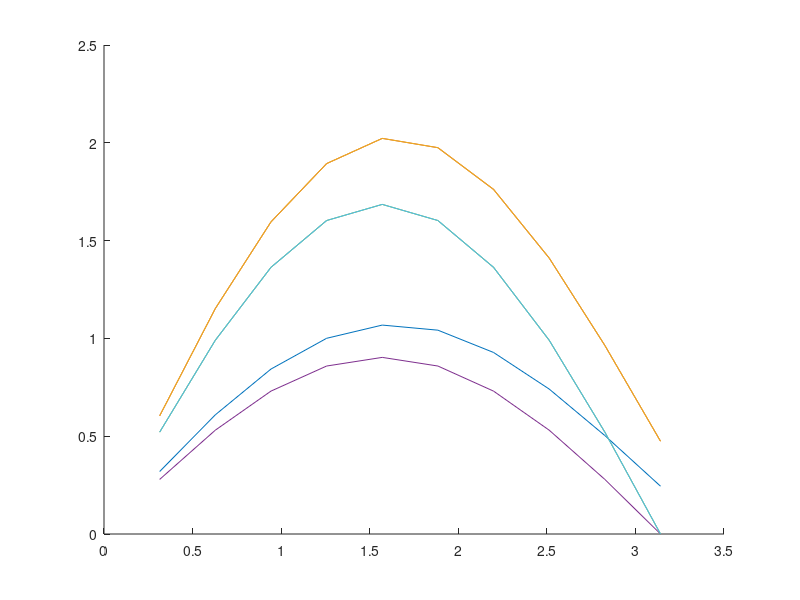
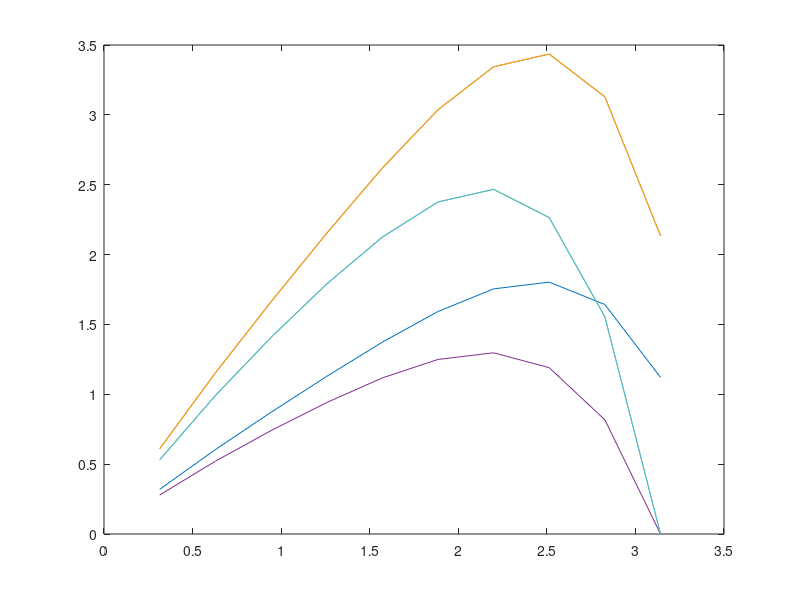

Write MATLAB code to recreate these figures, in order.
clear
clc
close
N = 10;
L = pi();
h = L/(N);
M = 1;
%Boundary Conditions
uo = 0;
uL = 0;
vo = 0;
vL = 0;

A_d = eye(N)*(-4);
A_d = A_d + diag(ones(N-1,1),1);
A_d = A_d + diag(ones(N-1,1),-1);
Aoff = eye(N);
A = sparse((N)*(N), (N)*(N));
for i = 1:N
    A((i-1)*(N)+1:(i-1)*(N)+(N), (i-1)*(N)+1:(i-1)*(N)+(N)) = A_d;
end
for i = 2:N
   A((i-2)*(N)+1:(i-2)*(N)+(N), (i-1)*(N)+1:(i-1)*(N)+(N)) = Aoff;
   A((i-1)*(N) +1:(i-1)*(N)+(N), (i-2)*(N)+1:(i-2)*(N)+(N)) = Aoff;
end
f = zeros();
for i = 1:N
    x = i*h;
    for j = 1:N
        y = j*h;
f(i,j) = -2*M*sin(M*x)*cosh(M*y);
    end 
end

f_new = reshape(f, [N^2,1]);
f_new = f_new*h^2;
u = A\f_new; 
u = reshape(u, N,N);

%Exact
u_exact = zeros();
for i = 1:N
    x = i*h;
    for j = 1:N
        y = j*h;
      u_exact(i,j) = (L-y)*sin(M*x)*sinh(M*y);
    end
end

%L1 error
err = abs((u_exact - u))./abs(u_exact);

%Plot u at a few y values
x= zeros();
for i = 1:N
    x(i) = i*h;
for j = 1:N
    y(j) = j*h;
end
end
hold
plot(x, u(:,round([L/4 L/2 3*L/4])), x, u_exact(:,round([L/4 L/2 3*L/4])))
figure
plot(y, u(round([L/4 L/2 3*L/4]),:), y, u_exact(round([L/4 L/2 3*L/4]),:))
